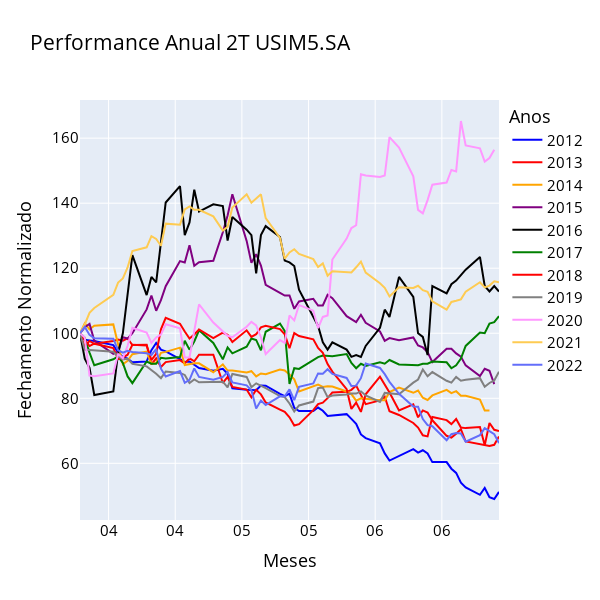

Notebook code cell kept with this figure:
### Code cell
#df12T

df12T_12 = df1[df1.index.month.isin([4,5,6])]["2012"]
df12T_13 = df1[df1.index.month.isin([4,5,6])]["2013"]
df12T_14 = df1[df1.index.month.isin([4,5,6])]["2014"]
df12T_15 = df1[df1.index.month.isin([4,5,6])]["2015"]
df12T_16 = df1[df1.index.month.isin([4,5,6])]["2016"]
df12T_17 = df1[df1.index.month.isin([4,5,6])]["2017"]
df12T_18 = df1[df1.index.month.isin([4,5,6])]["2018"]
df12T_19 = df1[df1.index.month.isin([4,5,6])]["2019"]
df12T_20 = df1[df1.index.month.isin([4,5,6])]["2020"]
df12T_21 = df1[df1.index.month.isin([4,5,6])]["2021"]
df12T_22 = df1[df1.index.month.isin([4,5,6])]["2022"]

df12T_12["Normalizado"]=100*(df12T_12 / df12T_12.iloc[0, :])["Adj Close"]
df12T_13["Normalizado"]=100*(df12T_13 / df12T_13.iloc[0, :])["Adj Close"]
df12T_14["Normalizado"]=100*(df12T_14 / df12T_14.iloc[0, :])["Adj Close"]
df12T_15["Normalizado"]=100*(df12T_15 / df12T_15.iloc[0, :])["Adj Close"]
df12T_16["Normalizado"]=100*(df12T_16 / df12T_16.iloc[0, :])["Adj Close"]
df12T_17["Normalizado"]=100*(df12T_17 / df12T_17.iloc[0, :])["Adj Close"]
df12T_18["Normalizado"]=100*(df12T_18 / df12T_18.iloc[0, :])["Adj Close"]
df12T_19["Normalizado"]=100*(df12T_19 / df12T_19.iloc[0, :])["Adj Close"]
df12T_20["Normalizado"]=100*(df12T_20 / df12T_20.iloc[0, :])["Adj Close"]
df12T_21["Normalizado"]=100*(df12T_21 / df12T_21.iloc[0, :])["Adj Close"]
df12T_22["Normalizado"]=100*(df12T_22 / df12T_22.iloc[0, :])["Adj Close"]

# Gráfico 2T

fig = make_subplots(rows = 1, cols = 1,
                    shared_xaxes = True,
                    vertical_spacing = 0.08)

fig.add_trace(go.Scatter(x = df12T_12.index, y = df12T_12["Normalizado"]
                         , name = "2012", line = dict(color = "blue"))
              , row = 1, col = 1)

fig.add_trace(go.Scatter(x = df12T_12.index, y = df12T_13["Normalizado"]
                         , name = "2013", line = dict(color = "Red"))
              , row = 1, col = 1)

fig.add_trace(go.Scatter(x = df12T_12.index, y = df12T_14["Normalizado"]
                         , name = "2014", line = dict(color = "Orange"))
              , row = 1, col = 1)

fig.add_trace(go.Scatter(x = df12T_12.index, y = df12T_15["Normalizado"]
                         , name = "2015", line = dict(color = "Purple"))
              , row = 1, col = 1)

fig.add_trace(go.Scatter(x = df12T_12.index, y = df12T_16["Normalizado"]
                         , name = "2016", line = dict(color = "Black"))
              , row = 1, col = 1)

fig.add_trace(go.Scatter(x = df12T_12.index, y = df12T_17["Normalizado"]
                         , name = "2017", line = dict(color = "Green"))
              , row = 1, col = 1)

fig.add_trace(go.Scatter(x = df12T_12.index, y = df12T_18["Normalizado"]
                         , name = "2018", line = dict(color = "Red"))
              , row = 1, col = 1)

fig.add_trace(go.Scatter(x = df12T_12.index, y = df12T_19["Normalizado"]
                         , name = "2019", line = dict(color = "Gray"))
              , row = 1, col = 1)

fig.add_trace(go.Scatter(x = df12T_12.index, y = df12T_20["Normalizado"]
                         , name = "2020", line = dict(color = "Dark Blue"))
              , row = 1, col = 1)

fig.add_trace(go.Scatter(x = df12T_12.index, y = df12T_21["Normalizado"]
                         , name = "2021", line = dict(color = "Dark Green"))
              , row = 1, col = 1)

fig.add_trace(go.Scatter(x = df12T_12.index, y = df12T_22["Normalizado"]
                         , name = "2022", line = dict(color = "Dark Gray"))
              , row = 1, col = 1)


fig.update_layout(height = 600, width = 600
                  , title_text = "Performance Anual 2T " + ticker1
                  , font_color = "blue"
                  , title_font_color = "black"
                  , xaxis_title = "Meses"
                  , xaxis = dict(tickformat="%m")
                  , yaxis_title = "Fechamento Normalizado"
                  , legend_title = "Anos"
                  , font = dict(size = 15, color = "Black")
                 )
fig.update_layout(hovermode = "x")

fig.show()
